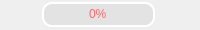
                 <widget class="QFrame" name="Pause_QF">
                  <property name="minimumSize">
                   <size>
                    <width>0</width>
                    <height>30</height>
                   </size>
                  </property>
                  <property name="maximumSize">
                   <size>
                    <width>16777215</width>
                    <height>30</height>
                   </size>
                  </property>
                  <!-- <property name="frameShape">
                   <enum>QFrame::StyledPanel</enum>
                  </property> -->
                  <property name="frameShadow">
                   <enum>QFrame::Raised</enum>
                  </property>
                  <layout class="QHBoxLayout" name="horizontalLayout_4">
                   <property name="spacing">
                    <number>10</number>
                   </property>
                   <property name="leftMargin">
                    <number>0</number>
                   </property>
                   <property name="topMargin">
                    <number>0</number>
                   </property>
                   <property name="rightMargin">
                    <number>3</number>
                   </property>
                   <property name="bottomMargin">
                    <number>0</number>
                   </property>
                   <item>
                    <widget class="QPushButton" name="run_button">
                     <property name="minimumSize">
                      <size>
                       <width>0</width>
                       <height>30</height>
                      </size>
                     </property>
                     <property name="maximumSize">
                      <size>
                       <width>16777215</width>
                       <height>30</height>
                      </size>
                     </property>
                     <property name="cursor">
                      <cursorShape>PointingHandCursor</cursorShape>
                     </property>
                     <property name="mouseTracking">
                      <bool>true</bool>
                     </property>
                     <property name="styleSheet">
                      <string notr="true">QPushButton{
background-repeat: no-repeat;
background-position: center;
border: none;
}
QPushButton:hover{

}</string>
                     </property>
                     <property name="text">
                      <string/>
                     </property>
                     <property name="icon">
                      <iconset resource="resources.qrc">
                       <normaloff>:/all/img/begin.png</normaloff>
                       <normalon>:/all/img/pause.png</normalon>:/all/img/begin.png</iconset>
                     </property>
                     <property name="iconSize">
                      <size>
                       <width>30</width>
                       <height>30</height>
                      </size>
                     </property>
                     <property name="checkable">
                      <bool>true</bool>
                     </property>
                     <property name="checked">
                      <bool>false</bool>
                     </property>
                    </widget>
                   </item>
                   <item>
                    <widget class="QProgressBar" name="progress_bar">
                     <property name="minimumSize">
                      <size>
                       <width>0</width>
                      <height>25</height>
                      </size>
                     </property>
                     <property name="maximumSize">
                      <size>
                       <width>16777215</width>
                      <height>25</height>
                      </size>
                     </property>
                     <property name="styleSheet">
                      <string notr="true">QProgressBar{ 
font: 600 10pt &quot;Segoe UI&quot;;
color: rgb(255, 105, 111 ); 
text-align:center; 
border:2px solid rgb(255, 255, 255);
border-radius: 10px; 
background-color: rgba(215,215,215, 0.5);
} 

QProgressBar:chunk{ 
border-radius:10px; 
background: rgb(149, 225, 211);
border-radius: 10px;
}</string>
                     </property>
                     <property name="maximum">
                      <number>1000</number>
                     </property>
                     <property name="value">
                      <number>0</number>
                     </property>
                    </widget>
                   </item>
                   <item>
                    <widget class="QPushButton" name="stop_button">
                     <property name="minimumSize">
                      <size>
                       <width>0</width>
                       <height>30</height>
                      </size>
                     </property>
                     <property name="maximumSize">
                      <size>
                       <width>16777215</width>
                       <height>30</height>
                      </size>
                     </property>
                     <property name="cursor">
                      <cursorShape>PointingHandCursor</cursorShape>
                     </property>
                     <property name="styleSheet">
                      <string notr="true">QPushButton{
background-image: url(:/all/img/stop.png);
background-repeat: no-repeat;
background-position: center;
border: none;
}

QPushButton:hover{

}</string>
                     </property>
                     <property name="text">
                      <string/>
                     </property>
                    </widget>
                   </item>
                  </layout>
                 </widget>
